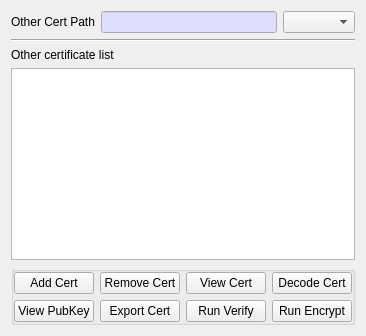
     <widget class="QWidget" name="mOtherTab">
      <attribute name="title">
       <string>Other Cert</string>
      </attribute>
      <layout class="QVBoxLayout" name="verticalLayout_12">
       <item>
        <layout class="QGridLayout" name="gridLayout_16">
         <item row="0" column="1">
          <widget class="QLineEdit" name="mOtherCertPathText">
           <property name="palette">
            <palette>
             <active>
              <colorrole role="Base">
               <brush brushstyle="SolidPattern">
                <color alpha="255">
                 <red>221</red>
                 <green>221</green>
                 <blue>255</blue>
                </color>
               </brush>
              </colorrole>
             </active>
             <inactive>
              <colorrole role="Base">
               <brush brushstyle="SolidPattern">
                <color alpha="255">
                 <red>221</red>
                 <green>221</green>
                 <blue>255</blue>
                </color>
               </brush>
              </colorrole>
             </inactive>
             <disabled/>
            </palette>
           </property>
           <property name="readOnly">
            <bool>true</bool>
           </property>
          </widget>
         </item>
         <item row="0" column="0">
          <widget class="QLabel" name="label_7">
           <property name="text">
            <string>Other Cert Path</string>
           </property>
          </widget>
         </item>
         <item row="0" column="2">
          <widget class="QComboBox" name="mOtherKeyTypeCombo"/>
         </item>
        </layout>
       </item>
       <item>
        <widget class="Line" name="line_9">
         <property name="orientation">
          <enum>Qt::Horizontal</enum>
         </property>
        </widget>
       </item>
       <item>
        <widget class="QLabel" name="label_15">
         <property name="text">
          <string>Other certificate list</string>
         </property>
        </widget>
       </item>
       <item>
        <widget class="QTableWidget" name="mOther_CertTable">
         <property name="contextMenuPolicy">
          <enum>Qt::CustomContextMenu</enum>
         </property>
         <attribute name="horizontalHeaderHighlightSections">
          <bool>false</bool>
         </attribute>
        </widget>
       </item>
       <item>
        <widget class="QGroupBox" name="mOther_ManGroup">
         <property name="minimumSize">
          <size>
           <width>0</width>
           <height>0</height>
          </size>
         </property>
         <property name="title">
          <string/>
         </property>
         <layout class="QVBoxLayout" name="verticalLayout_13">
          <property name="leftMargin">
           <number>0</number>
          </property>
          <property name="topMargin">
           <number>0</number>
          </property>
          <property name="rightMargin">
           <number>0</number>
          </property>
          <property name="bottomMargin">
           <number>0</number>
          </property>
          <item>
           <layout class="QGridLayout" name="gridLayout_17">
            <item row="0" column="1">
             <widget class="QPushButton" name="mRemoveOtherBtn">
              <property name="text">
               <string>Remove Cert</string>
              </property>
             </widget>
            </item>
            <item row="0" column="3">
             <widget class="QPushButton" name="mDecodeOtherBtn">
              <property name="text">
               <string>Decode Cert</string>
              </property>
             </widget>
            </item>
            <item row="0" column="2">
             <widget class="QPushButton" name="mViewOtherBtn">
              <property name="text">
               <string>View Cert</string>
              </property>
             </widget>
            </item>
            <item row="0" column="0">
             <widget class="QPushButton" name="mAddOtherBtn">
              <property name="text">
               <string>Add Cert</string>
              </property>
             </widget>
            </item>
            <item row="1" column="0">
             <widget class="QPushButton" name="mViewPubKeyOtherBtn">
              <property name="text">
               <string>View PubKey</string>
              </property>
             </widget>
            </item>
            <item row="1" column="3">
             <widget class="QPushButton" name="mRunOtherPubEncBtn">
              <property name="text">
               <string>Run Encrypt</string>
              </property>
             </widget>
            </item>
            <item row="1" column="2">
             <widget class="QPushButton" name="mRunOtherVerifyBtn">
              <property name="text">
               <string>Run Verify</string>
              </property>
             </widget>
            </item>
            <item row="1" column="1">
             <widget class="QPushButton" name="mExportOtherBtn">
              <property name="text">
               <string>Export Cert</string>
              </property>
             </widget>
            </item>
           </layout>
          </item>
         </layout>
        </widget>
       </item>
      </layout>
     </widget>
